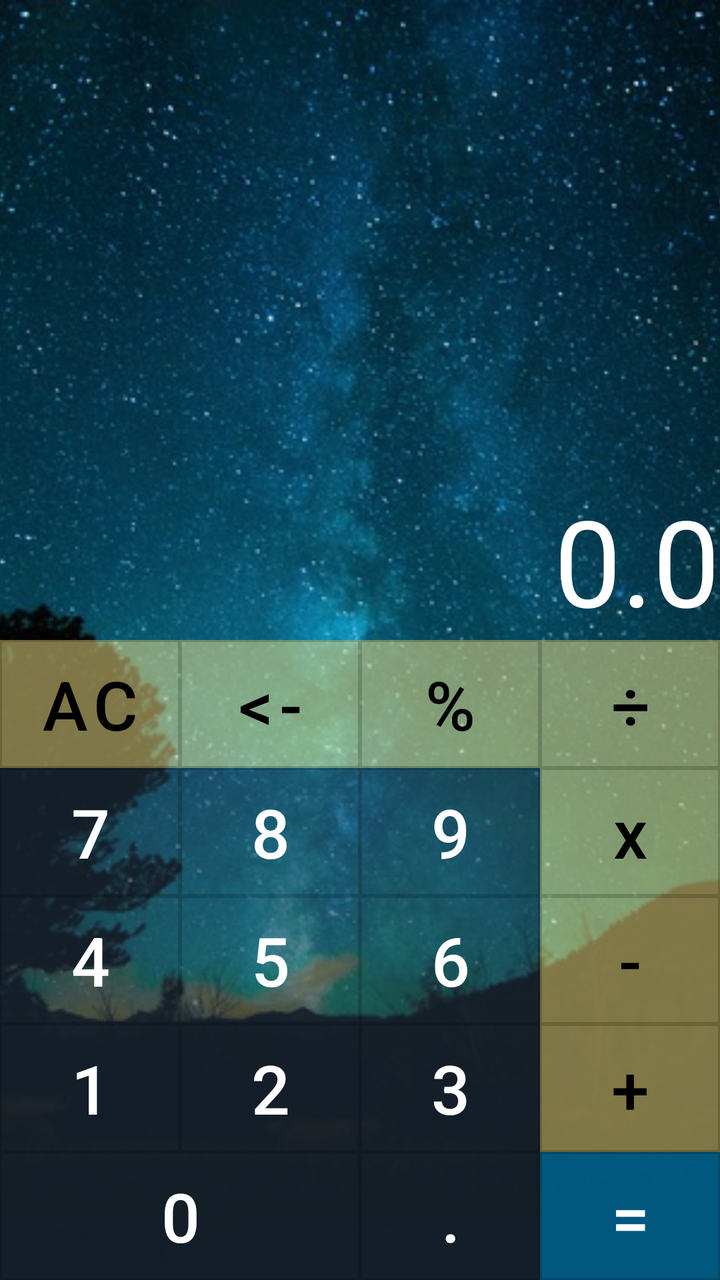
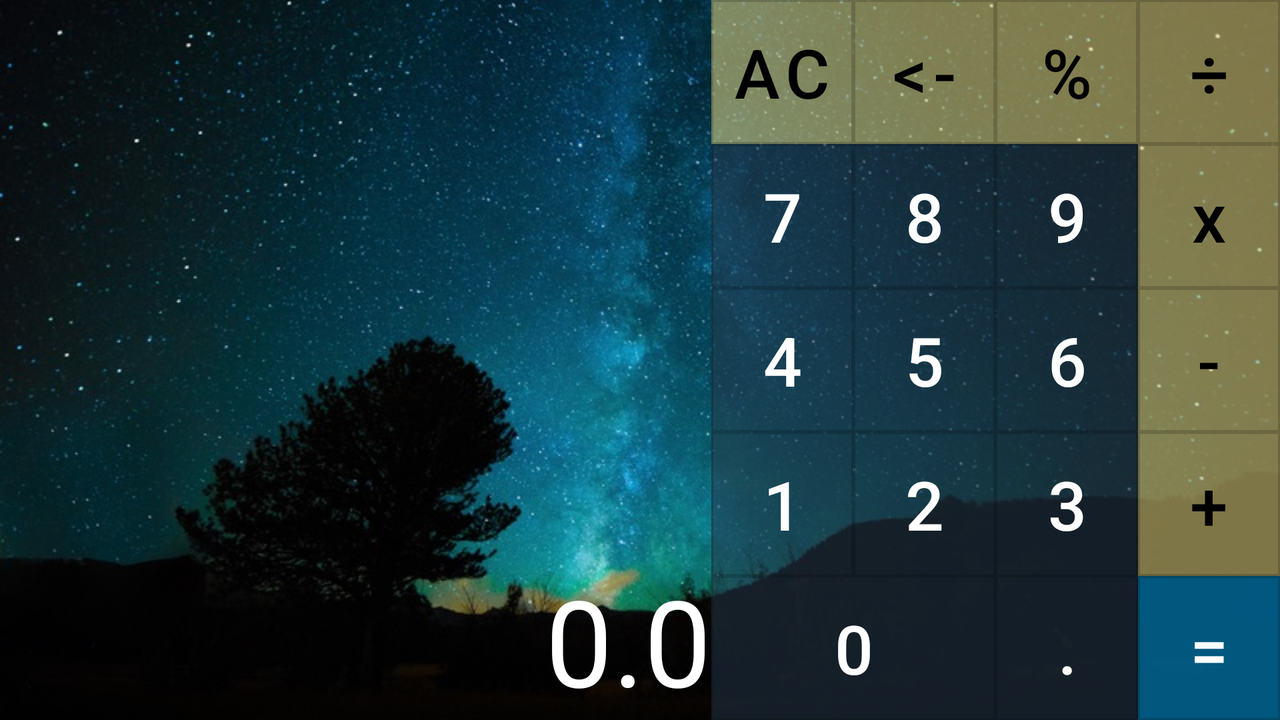

Compare how this app lays out the same screen by default and in its alternative resource folder. The renders come first, then the two layout files and the values they reference.
<!-- AndroidManifest.xml: application theme Theme.MyHomeWork -->
<!-- res/layout/activity_calculator.xml -->
<?xml version="1.0" encoding="utf-8"?>
<androidx.constraintlayout.widget.ConstraintLayout xmlns:android="http://schemas.android.com/apk/res/android"
    xmlns:app="http://schemas.android.com/apk/res-auto"
    xmlns:tools="http://schemas.android.com/tools"
    android:layout_width="match_parent"
    android:layout_height="match_parent"
    android:background="@color/background_color"
    tools:ignore="MissingDefaultResource">

    <ImageView
        android:id="@+id/imageView"
        android:layout_width="match_parent"
        android:layout_height="match_parent"
        android:scaleType="centerCrop"
        app:srcCompat="@drawable/background"
        tools:ignore="ContentDescription" />

    <TextView
        android:id="@+id/resultView"
        android:layout_width="match_parent"
        android:layout_height="0dp"
        android:gravity="end|bottom"
        android:text="@string/default_value"
        android:textColor="@color/white"
        android:textSize="@dimen/result_text"
        app:layout_constraintBottom_toTopOf="@id/btn_division"
        app:layout_constraintEnd_toEndOf="parent"
        app:layout_constraintHorizontal_bias="1.0"
        app:layout_constraintStart_toStartOf="parent"
        app:layout_constraintTop_toTopOf="parent"
        app:layout_constraintVertical_weight="5" />


    <Button
        android:id="@+id/btn_ac"
        style="?attr/calcFunBtn"
        android:text="@string/key_ac"
        app:layout_constraintBottom_toTopOf="@id/btn_7"
        app:layout_constraintEnd_toStartOf="@id/btn_erase"
        app:layout_constraintStart_toStartOf="parent"
        app:layout_constraintTop_toBottomOf="@id/resultView"
        app:layout_constraintVertical_weight="1" />

    <Button
        android:id="@+id/btn_erase"
        style="?attr/calcFunBtn"
        android:text="@string/key_erase"
        app:layout_constraintBottom_toTopOf="@id/btn_8"
        app:layout_constraintEnd_toStartOf="@id/btn_percent"
        app:layout_constraintStart_toEndOf="@id/btn_ac"
        app:layout_constraintTop_toBottomOf="@id/resultView"
        app:layout_constraintVertical_weight="1" />

    <Button
        android:id="@+id/btn_percent"
        style="?attr/calcFunBtn"
        android:text="@string/key_percent"
        app:layout_constraintBottom_toTopOf="@id/btn_9"
        app:layout_constraintEnd_toStartOf="@id/btn_division"
        app:layout_constraintStart_toEndOf="@id/btn_erase"
        app:layout_constraintTop_toBottomOf="@id/resultView"
        app:layout_constraintVertical_weight="1" />

    <Button
        android:id="@+id/btn_division"
        style="?attr/calcFunBtn"
        android:text="@string/key_division"
        app:layout_constraintBottom_toTopOf="@id/btn_multiplication"
        app:layout_constraintEnd_toEndOf="parent"
        app:layout_constraintHorizontal_bias="1.0"
        app:layout_constraintStart_toEndOf="@id/btn_percent"
        app:layout_constraintTop_toBottomOf="@id/resultView"
        app:layout_constraintVertical_weight="1" />

    <Button
        android:id="@+id/btn_7"
        style="?attr/calcNumBtn"
        android:text="@string/key_7"
        app:layout_constraintBottom_toTopOf="@id/btn_4"
        app:layout_constraintEnd_toStartOf="@id/btn_8"
        app:layout_constraintStart_toStartOf="parent"
        app:layout_constraintTop_toBottomOf="@id/btn_ac"
        app:layout_constraintVertical_weight="1" />

    <Button
        android:id="@+id/btn_8"
        style="?attr/calcNumBtn"
        android:text="@string/key_8"
        app:layout_constraintBottom_toTopOf="@id/btn_5"
        app:layout_constraintEnd_toStartOf="@id/btn_9"
        app:layout_constraintStart_toEndOf="@id/btn_7"
        app:layout_constraintTop_toBottomOf="@id/btn_erase"
        app:layout_constraintVertical_weight="1" />

    <Button
        android:id="@+id/btn_9"
        style="?attr/calcNumBtn"
        android:text="@string/key_9"
        app:layout_constraintBottom_toTopOf="@id/btn_6"
        app:layout_constraintEnd_toStartOf="@id/btn_multiplication"
        app:layout_constraintStart_toEndOf="@id/btn_8"
        app:layout_constraintTop_toBottomOf="@id/btn_percent"
        app:layout_constraintVertical_weight="1" />

    <Button
        android:id="@+id/btn_multiplication"
        style="?attr/calcFunBtn"
        android:text="@string/key_multiplication"
        app:layout_constraintBottom_toTopOf="@id/btn_minus"
        app:layout_constraintEnd_toEndOf="parent"
        app:layout_constraintStart_toEndOf="@id/btn_9"
        app:layout_constraintTop_toBottomOf="@id/btn_division"
        app:layout_constraintVertical_weight="1" />

    <Button
        android:id="@+id/btn_4"
        style="?attr/calcNumBtn"
        android:text="@string/key_4"
        app:layout_constraintBottom_toTopOf="@id/btn_1"
        app:layout_constraintEnd_toStartOf="@id/btn_5"
        app:layout_constraintStart_toStartOf="parent"
        app:layout_constraintTop_toBottomOf="@id/btn_7"
        app:layout_constraintVertical_weight="1" />

    <Button
        android:id="@+id/btn_5"
        style="?attr/calcNumBtn"
        android:text="@string/key_5"
        app:layout_constraintBottom_toTopOf="@id/btn_2"
        app:layout_constraintEnd_toStartOf="@id/btn_6"
        app:layout_constraintStart_toEndOf="@id/btn_4"
        app:layout_constraintTop_toBottomOf="@id/btn_8"
        app:layout_constraintVertical_weight="1" />

    <Button
        android:id="@+id/btn_6"
        style="?attr/calcNumBtn"
        android:text="@string/key_6"
        app:layout_constraintBottom_toTopOf="@id/btn_3"
        app:layout_constraintEnd_toStartOf="@id/btn_minus"
        app:layout_constraintStart_toEndOf="@id/btn_5"
        app:layout_constraintTop_toBottomOf="@id/btn_9"
        app:layout_constraintVertical_weight="1" />

    <Button
        android:id="@+id/btn_minus"
        style="?attr/calcFunBtn"
        android:text="@string/key_minus"
        app:layout_constraintBottom_toTopOf="@id/btn_plus"
        app:layout_constraintEnd_toEndOf="parent"
        app:layout_constraintStart_toEndOf="@id/btn_6"
        app:layout_constraintTop_toBottomOf="@id/btn_multiplication"
        app:layout_constraintVertical_weight="1" />

    <Button
        android:id="@+id/btn_1"
        style="?attr/calcNumBtn"
        android:text="@string/key_1"
        app:layout_constraintBottom_toTopOf="@id/btn_0"
        app:layout_constraintEnd_toStartOf="@id/btn_2"
        app:layout_constraintStart_toStartOf="parent"
        app:layout_constraintTop_toBottomOf="@id/btn_4"
        app:layout_constraintVertical_weight="1" />

    <Button
        android:id="@+id/btn_2"
        style="?attr/calcNumBtn"
        android:text="@string/key_2"
        app:layout_constraintBottom_toTopOf="@id/btn_0"
        app:layout_constraintEnd_toStartOf="@id/btn_3"
        app:layout_constraintStart_toEndOf="@id/btn_1"
        app:layout_constraintTop_toBottomOf="@id/btn_5"
        app:layout_constraintVertical_weight="1" />

    <Button
        android:id="@+id/btn_3"
        style="?attr/calcNumBtn"
        android:text="@string/key_3"
        app:layout_constraintBottom_toTopOf="@id/btn_dot"
        app:layout_constraintEnd_toStartOf="@id/btn_plus"
        app:layout_constraintStart_toEndOf="@id/btn_2"
        app:layout_constraintTop_toBottomOf="@id/btn_6"
        app:layout_constraintVertical_weight="1" />

    <Button
        android:id="@+id/btn_plus"
        style="?attr/calcFunBtn"
        android:text="@string/key_plus"
        app:layout_constraintBottom_toTopOf="@id/btn_result"
        app:layout_constraintEnd_toEndOf="parent"
        app:layout_constraintStart_toEndOf="@id/btn_3"
        app:layout_constraintTop_toBottomOf="@id/btn_minus"
        app:layout_constraintVertical_weight="1" />

    <Button
        android:id="@+id/btn_0"
        style="?attr/calcNumBtn"
        android:text="@string/key_0"
        app:layout_constraintBottom_toBottomOf="parent"
        app:layout_constraintEnd_toStartOf="@id/btn_dot"
        app:layout_constraintStart_toStartOf="parent"
        app:layout_constraintTop_toBottomOf="@id/btn_1"
        app:layout_constraintVertical_weight="1" />

    <Button
        android:id="@+id/btn_dot"
        style="?attr/calcNumBtn"
        android:text="@string/key_dot"
        app:layout_constraintBottom_toBottomOf="parent"
        app:layout_constraintEnd_toStartOf="@id/btn_result"
        app:layout_constraintStart_toEndOf="@id/btn_2"
        app:layout_constraintTop_toBottomOf="@id/btn_3"
        app:layout_constraintVertical_weight="1" />

    <Button
        android:id="@+id/btn_result"
        style="?attr/calcResBtn"
        android:text="@string/key_result"
        app:layout_constraintBottom_toBottomOf="parent"
        app:layout_constraintEnd_toEndOf="parent"
        app:layout_constraintStart_toEndOf="@id/btn_dot"
        app:layout_constraintTop_toBottomOf="@id/btn_plus"
        app:layout_constraintVertical_weight="1" />

</androidx.constraintlayout.widget.ConstraintLayout>
<!-- resources referenced by this layout -->
<resources>
  <color name="background_color">#131319</color>
  <color name="white">#FFFFFFFF</color>
  <dimen name="result_text">60sp</dimen>
  <!-- drawable background: jpg bitmap (drawable, 120602 bytes) -->
  <string name="default_value">"0.0"</string>
  <string name="key_0">0</string>
  <string name="key_1">1</string>
  <string name="key_2">2</string>
  <string name="key_3">3</string>
  <string name="key_4">4</string>
  <string name="key_5">5</string>
  <string name="key_6">6</string>
  <string name="key_7">7</string>
  <string name="key_8">8</string>
  <string name="key_9">9</string>
  <string name="key_ac">AC</string>
  <string name="key_division">÷</string>
  <string name="key_dot">.</string>
  <string name="key_erase">&lt;-</string>
  <string name="key_minus">-</string>
  <string name="key_multiplication">x</string>
  <string name="key_percent">%</string>
  <string name="key_plus">+</string>
  <string name="key_result">=</string>
  <style name="Theme.MyHomeWork" parent="Theme.MaterialComponents.DayNight.NoActionBar">
          
          <item name="colorPrimary">@color/purple_500</item>
          <item name="colorPrimaryVariant">@color/purple_700</item>
          <item name="colorOnPrimary">@color/white</item>
          
          <item name="colorSecondary">@color/teal_200</item>
          <item name="colorSecondaryVariant">@color/teal_700</item>
          <item name="colorOnSecondary">@color/black</item>
          
          <item name="android:statusBarColor">?attr/colorPrimaryVariant</item>
          
          <item name="calcNumBtn">@style/DefaultStyle.numbs</item>
          <item name="calcFunBtn">@style/DefaultStyle</item>
          <item name="calcResBtn">@style/DefaultStyle.result</item>
      </style>
  <color name="purple_500">#FF6200EE</color>
  <color name="purple_700">#FF3700B3</color>
  <color name="teal_200">#FF03DAC5</color>
  <color name="teal_700">#FF018786</color>
  <color name="black">#FF000000</color>
  <style name="DefaultStyle.numbs">
          <item name="android:backgroundTint">@color/number_btn</item>
          <item name="android:textColor">@color/white</item>
      </style>
  <style name="DefaultStyle" parent="Widget.MaterialComponents.Button.OutlinedButton">
          <item name="android:layout_width">0dp</item>
          <item name="android:layout_height">0dp</item>
          <item name="android:backgroundTint">@color/function_btn</item>
          <item name="android:insetTop">0dp</item>
          <item name="android:insetBottom">0dp</item>
          <item name="android:paddingLeft">0dp</item>
          <item name="android:paddingTop">0dp</item>
          <item name="android:paddingRight">0dp</item>
          <item name="android:paddingBottom">0dp</item>
          <item name="android:textColor">@color/black</item>
          <item name="android:textSize">@dimen/btn_text_size</item>
          <item name="cornerRadius">0dp</item>
          <item name="rippleColor">@color/light_blue</item>
          <item name="strokeColor">@color/btn_border_color</item>
          <item name="android:textAllCaps">false</item>
      </style>
  <style name="DefaultStyle.result">
          <item name="android:backgroundTint">@color/light_blue</item>
          <item name="android:textColor">@color/white</item>
      </style>
  <color name="number_btn">#4D27384E</color>
  <color name="function_btn">#4DF6E487</color>
  <dimen name="btn_text_size">34sp</dimen>
  <color name="light_blue">#4D03A9F4</color>
  <color name="btn_border_color">#2D000000</color>
</resources>
<!-- res/layout-land/activity_calculator.xml (the repository's variant of the layout above) -->
<!-- drawn on the phone turned sideways -->
<?xml version="1.0" encoding="utf-8"?>
<androidx.constraintlayout.widget.ConstraintLayout xmlns:android="http://schemas.android.com/apk/res/android"
    xmlns:app="http://schemas.android.com/apk/res-auto"
    xmlns:tools="http://schemas.android.com/tools"
    android:layout_width="match_parent"
    android:layout_height="match_parent"
    android:background="@color/background_color">


    <ImageView
        android:layout_width="match_parent"
        android:layout_height="match_parent"
        android:scaleType="centerCrop"
        app:srcCompat="@drawable/background" />

    <TextView
        android:id="@+id/resultView"
        android:layout_width="0dp"
        android:layout_height="match_parent"
        android:gravity="end|bottom"
        android:text="@string/default_value"
        android:textColor="@color/white"
        android:textSize="@dimen/result_text"
        app:layout_constraintBottom_toBottomOf="parent"
        app:layout_constraintEnd_toStartOf="@id/btn_ac"
        app:layout_constraintHorizontal_weight="5"
        app:layout_constraintStart_toStartOf="parent"
        app:layout_constraintTop_toTopOf="parent" />

    <Button
        android:id="@+id/btn_ac"
        style="?attr/calcFunBtn"
        android:text="@string/key_ac"
        app:layout_constraintBottom_toTopOf="@id/btn_7"
        app:layout_constraintEnd_toStartOf="@id/btn_erase"
        app:layout_constraintStart_toEndOf="@id/resultView"
        app:layout_constraintTop_toTopOf="parent"
        app:layout_constraintHorizontal_weight="1"/>

    <Button
        android:id="@+id/btn_erase"
        style="?attr/calcFunBtn"
        android:text="@string/key_erase"
        app:layout_constraintBottom_toTopOf="@id/btn_8"
        app:layout_constraintEnd_toStartOf="@id/btn_percent"
        app:layout_constraintStart_toEndOf="@id/btn_ac"
        app:layout_constraintTop_toTopOf="parent"
        app:layout_constraintHorizontal_weight="1" />

    <Button
        android:id="@+id/btn_percent"
        style="?attr/calcFunBtn"
        android:text="@string/key_percent"
        app:layout_constraintBottom_toTopOf="@id/btn_9"
        app:layout_constraintEnd_toStartOf="@id/btn_division"
        app:layout_constraintStart_toEndOf="@id/btn_erase"
        app:layout_constraintTop_toTopOf="parent"
        app:layout_constraintHorizontal_weight="1" />

    <Button
        android:id="@+id/btn_division"
        style="?attr/calcFunBtn"
        android:text="@string/key_division"
        app:layout_constraintBottom_toTopOf="@id/btn_multiplication"
        app:layout_constraintEnd_toEndOf="parent"
        app:layout_constraintStart_toEndOf="@id/btn_percent"
        app:layout_constraintTop_toTopOf="parent"
        app:layout_constraintHorizontal_weight="1"/>

    <Button
        android:id="@+id/btn_7"
        style="?attr/calcNumBtn"
        android:text="@string/key_7"
        app:layout_constraintBottom_toTopOf="@id/btn_4"
        app:layout_constraintEnd_toStartOf="@id/btn_8"
        app:layout_constraintStart_toEndOf="@id/resultView"
        app:layout_constraintTop_toBottomOf="@id/btn_ac"
        app:layout_constraintHorizontal_weight="1"/>

    <Button
        android:id="@+id/btn_8"
        style="?attr/calcNumBtn"
        android:text="@string/key_8"
        app:layout_constraintBottom_toTopOf="@id/btn_5"
        app:layout_constraintEnd_toStartOf="@id/btn_9"
        app:layout_constraintStart_toEndOf="@id/btn_7"
        app:layout_constraintTop_toBottomOf="@id/btn_erase"
        app:layout_constraintHorizontal_weight="1" />

    <Button
        android:id="@+id/btn_9"
        style="?attr/calcNumBtn"
        android:text="@string/key_9"
        app:layout_constraintBottom_toTopOf="@id/btn_6"
        app:layout_constraintEnd_toStartOf="@id/btn_multiplication"
        app:layout_constraintStart_toEndOf="@id/btn_8"
        app:layout_constraintTop_toBottomOf="@id/btn_percent"
        app:layout_constraintHorizontal_weight="1" />

    <Button
        android:id="@+id/btn_multiplication"
        style="?attr/calcFunBtn"
        android:text="@string/key_multiplication"
        app:layout_constraintBottom_toTopOf="@id/btn_minus"
        app:layout_constraintEnd_toEndOf="parent"
        app:layout_constraintStart_toEndOf="@id/btn_9"
        app:layout_constraintTop_toBottomOf="@id/btn_division"
        app:layout_constraintHorizontal_weight="1" />

    <Button
        android:id="@+id/btn_4"
        style="?attr/calcNumBtn"
        android:text="@string/key_4"
        app:layout_constraintBottom_toTopOf="@id/btn_1"
        app:layout_constraintEnd_toStartOf="@id/btn_5"
        app:layout_constraintStart_toEndOf="@id/resultView"
        app:layout_constraintTop_toBottomOf="@id/btn_7"
        app:layout_constraintHorizontal_weight="1"/>

    <Button
        android:id="@+id/btn_5"
        style="?attr/calcNumBtn"
        android:text="@string/key_5"
        app:layout_constraintBottom_toTopOf="@id/btn_2"
        app:layout_constraintEnd_toStartOf="@id/btn_6"
        app:layout_constraintStart_toEndOf="@id/btn_4"
        app:layout_constraintTop_toBottomOf="@id/btn_8"
        app:layout_constraintHorizontal_weight="1"/>

    <Button
        android:id="@+id/btn_6"
        style="?attr/calcNumBtn"
        android:text="@string/key_6"
        app:layout_constraintBottom_toTopOf="@id/btn_3"
        app:layout_constraintEnd_toStartOf="@id/btn_minus"
        app:layout_constraintStart_toEndOf="@id/btn_5"
        app:layout_constraintTop_toBottomOf="@id/btn_9"
        app:layout_constraintHorizontal_weight="1"/>

    <Button
        android:id="@+id/btn_minus"
        style="?attr/calcFunBtn"
        android:text="@string/key_minus"
        app:layout_constraintBottom_toTopOf="@id/btn_plus"
        app:layout_constraintEnd_toEndOf="parent"
        app:layout_constraintStart_toEndOf="@id/btn_6"
        app:layout_constraintTop_toBottomOf="@id/btn_multiplication"
        app:layout_constraintHorizontal_weight="1" />

    <Button
        android:id="@+id/btn_1"
        style="?attr/calcNumBtn"
        android:text="@string/key_1"
        app:layout_constraintBottom_toTopOf="@id/btn_0"
        app:layout_constraintEnd_toStartOf="@id/btn_2"
        app:layout_constraintStart_toEndOf="@id/resultView"
        app:layout_constraintTop_toBottomOf="@id/btn_4"
        app:layout_constraintHorizontal_weight="1" />

    <Button
        android:id="@+id/btn_2"
        style="?attr/calcNumBtn"
        android:text="@string/key_2"
        app:layout_constraintBottom_toTopOf="@id/btn_0"
        app:layout_constraintEnd_toStartOf="@id/btn_3"
        app:layout_constraintStart_toEndOf="@id/btn_1"
        app:layout_constraintTop_toBottomOf="@id/btn_5"
        app:layout_constraintHorizontal_weight="1" />

    <Button
        android:id="@+id/btn_3"
        style="?attr/calcNumBtn"
        android:text="@string/key_3"
        app:layout_constraintBottom_toTopOf="@id/btn_dot"
        app:layout_constraintEnd_toStartOf="@id/btn_plus"
        app:layout_constraintStart_toEndOf="@id/btn_2"
        app:layout_constraintTop_toBottomOf="@id/btn_6"
        app:layout_constraintHorizontal_weight="1" />

    <Button
        android:id="@+id/btn_plus"
        style="?attr/calcFunBtn"
        android:text="@string/key_plus"
        app:layout_constraintBottom_toTopOf="@id/btn_result"
        app:layout_constraintEnd_toEndOf="parent"
        app:layout_constraintStart_toEndOf="@id/btn_3"
        app:layout_constraintTop_toBottomOf="@id/btn_minus"
        app:layout_constraintHorizontal_weight="1" />

    <Button
        android:id="@+id/btn_0"
        style="?attr/calcNumBtn"
        android:text="@string/key_0"
        app:layout_constraintBottom_toBottomOf="parent"
        app:layout_constraintEnd_toStartOf="@id/btn_dot"
        app:layout_constraintStart_toEndOf="@id/resultView"
        app:layout_constraintTop_toBottomOf="@id/btn_1"
        app:layout_constraintHorizontal_weight="1"/>

    <Button
        android:id="@+id/btn_dot"
        style="?attr/calcNumBtn"
        android:text="@string/key_dot"
        app:layout_constraintBottom_toBottomOf="parent"
        app:layout_constraintEnd_toStartOf="@id/btn_result"
        app:layout_constraintStart_toEndOf="@id/btn_2"
        app:layout_constraintTop_toBottomOf="@id/btn_3"
        app:layout_constraintHorizontal_weight="1"/>

    <Button
        android:id="@+id/btn_result"
        style="?attr/calcResBtn"
        android:text="@string/key_result"
        app:layout_constraintBottom_toBottomOf="parent"
        app:layout_constraintEnd_toEndOf="parent"
        app:layout_constraintStart_toEndOf="@id/btn_dot"
        app:layout_constraintTop_toBottomOf="@id/btn_plus"
        app:layout_constraintHorizontal_weight="1"/>
</androidx.constraintlayout.widget.ConstraintLayout>
